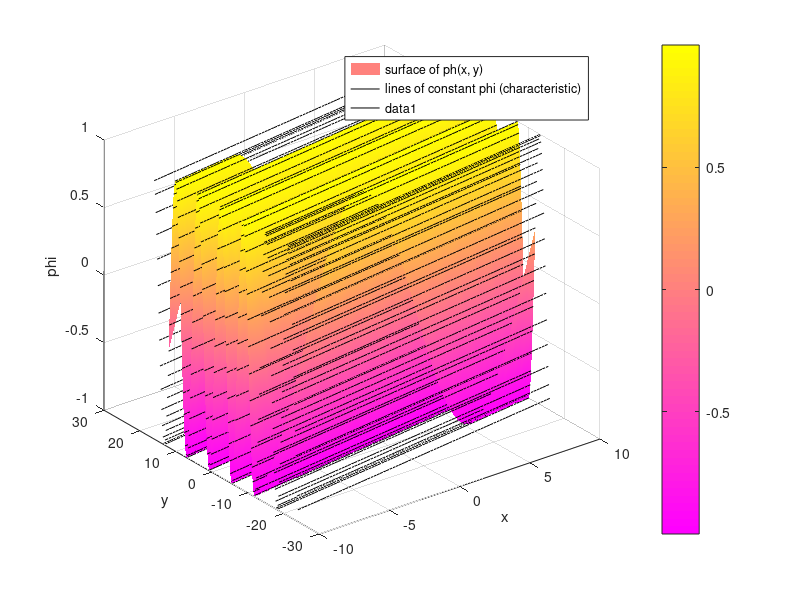

MATLAB code for this plot: (Note: this script raises an error after producing the figure.)
%{
5 phi_x + 2 phi_y = 0
conditions: phi(0, y) = sin(y)
phi should be constant along lines of dy/dx = 2/5
%}



x = [-10:0.25:10];
y = [-12:0.25:12];

phi = @(x, y) sin(y - 2/5 * x);
phi_x = @(x, y) (-2*cos(2*x/5 - y))/5;
phi_y = @(x, y) cos(y - 2*x/5);

u = zeros(length(x), length(y));
u_x = zeros(length(x), length(y));
u_y = zeros(length(x), length(y));

for i=1:length(x)
    for j=1:length(y)
        u(i, j) = phi(x(i), y(j));
        u_x(i, j) = phi_x(x(i), y(j));
        u_y(i, j) = phi_y(x(i), y(j));
    end
end

surf(x, y, u')
shading interp
colormap(spring);
hold on

% plot const lines
const = @(x, c) 2/5 * x + c;

c = [-20:0.2:20];
lines = zeros(length(x), length(c));
height = zeros(length(x) ,length(x));

for i=1:length(x)
    for j=1:length(c)
        lines(i, j) = const(x(i), c(j));
        height(i, j) = phi(x(i), lines(i, j));
    end
end

xlabel('x')
ylabel('y')
zlabel('phi')

for i=1:length(c)
    plot3(x, lines(:,i), height(:,i), '-k')
end

legend('surface of ph(x, y)', 'lines of constant phi (characteristic)');
c = colorbar;
c.Label.String = 'value of phi';
xlim([-10,10])
ylim([-12, 12])





